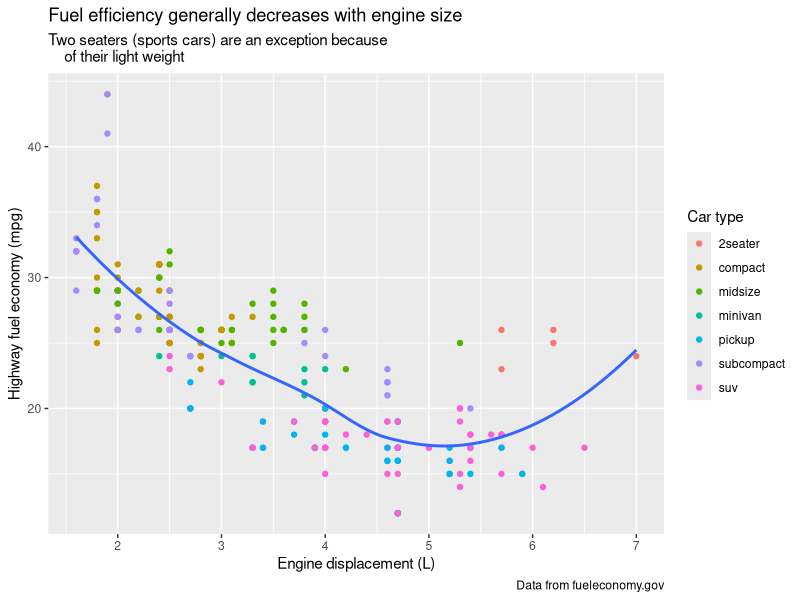
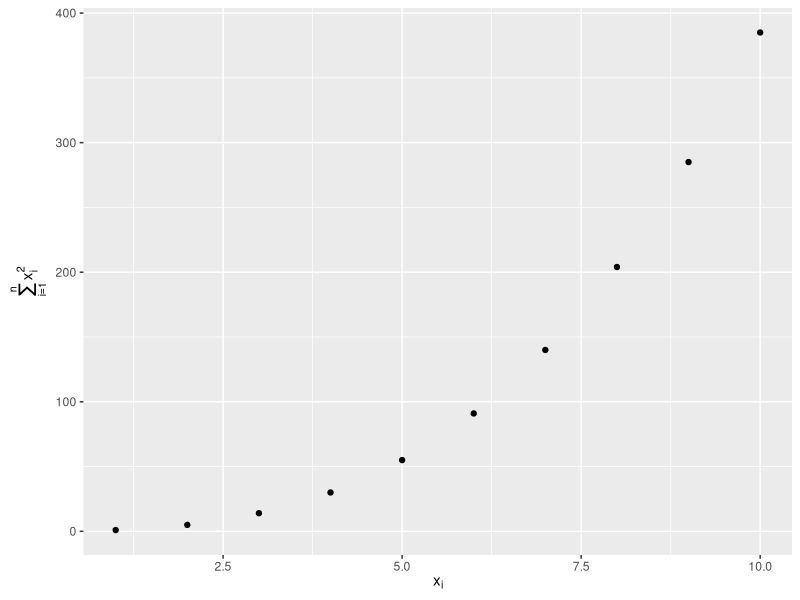

Recreate these plots in R, in order. (Note: this script raises an error after producing the figures.)
## ---- chunk 1
library(ggplot2)
library(tidyverse)
library(scales)
library(ggrepel)
library(patchwork)
library(ggthemes)
## ---- chunk 2
ggplot(mpg, aes(x = displ, y = hwy)) +
  geom_point(aes(color = class)) +
  geom_smooth(se = FALSE) +
  labs(
    x = "Engine displacement (L)",
    y = "Highway fuel economy (mpg)",
    color = "Car type",
    title = "Fuel efficiency generally decreases with engine size",
    subtitle = "Two seaters (sports cars) are an exception because 
    of their light weight",
    caption = "Data from fueleconomy.gov"
  )
## ---- chunk 3


df <- tibble(x = 1:10,
             y = cumsum(x ^ 2))

ggplot(df, aes(x, y)) +
  geom_point() +
  labs(x = quote(x[i]),
       y = quote(sum(x[i] ^ 2, i == 1, n)))
## ---- chunk 4
# Your code here

## ---- chunk 5

knitr::include_graphics("images/fueleconomy.png")
## ---- chunk 6
# Your code here

## ---- chunk 7

label_info <- mpg |>
  group_by(drv) |>
  arrange(desc(displ)) |>
  slice_head(n = 1) |>
  mutate(
    drive_type = case_when(
      drv == "f" ~ "front-wheel drive",
      drv == "r" ~ "rear-wheel drive",
      drv == "4" ~ "4-wheel drive"
    )
  ) |> select(displ, hwy, drv, drive_type)

label_info
## ---- chunk 8

ggplot(mpg, aes(x = displ, y = hwy, color = drv)) +
  geom_point(alpha = 0.3) +
  geom_smooth(se = FALSE) +
  geom_text(
    data = label_info,
    aes(x = displ, y = hwy, label = drive_type),
    fontface = "bold",
    size = 5,
    hjust = "right",
    vjust = "bottom"
  ) +
  theme(legend.position = "none")
## ---- chunk 9

ggplot(mpg, aes(x = displ, y = hwy, color = drv)) +
  geom_point(alpha = 0.3) +
  geom_smooth(se = FALSE) +
  geom_label_repel(
    data = label_info,
    aes(x = displ, y = hwy, label = drive_type),
    fontface = "bold",
    size = 5,
    nudge_y = 2
  ) +
  theme(legend.position = "none")
## ---- chunk 10

potential_outliers <- mpg |>
  filter(hwy > 40 | (hwy > 20 & displ > 5))
  
ggplot(mpg, aes(x = displ, y = hwy)) +
  geom_point() +
  geom_text_repel(data = potential_outliers, aes(label = model)) +
  geom_point(data = potential_outliers, color = "red") +
  geom_point(
    data = potential_outliers,
    color = "red", size = 3, shape = "circle open"
  )
## ---- chunk 11
trend_text <- "Larger engine sizes tend to have lower fuel economy." |> 
  str_wrap(width = 30)
## ---- chunk 12

ggplot(mpg, aes(x = displ, y = hwy)) +
  geom_point() +
  annotate(
    geom = "label",  
    x = 3.5,
    y = 38,
    label = trend_text, # the text to display
    hjust = "left",
    color = "red"
  ) +
  annotate(
    geom = "segment",
    x = 3, # start of the line
    y = 35,
    xend = 5, # end of the line
    yend = 25,
    color = "red",
    arrow = arrow(type = "closed") # add an arrow head
  )


## ---- chunk 13
# Your code here

## ---- chunk 14
ggplot(mpg, aes(displ, hwy)) +
  geom_point() 
## ---- chunk 15
# Your code here

## ---- chunk 16

g <- ggplot(mpg, aes(displ, hwy)) + geom_point()
## ---- chunk 17
# Your code here

## ---- chunk 18
# Your code here

## ---- chunk 19
# Your code here

## ---- chunk 20
# Your code here

## ---- chunk 21

ggplot(mpg, aes(x = displ, y = hwy)) +
  geom_point(aes(color = class))
## ---- chunk 22

ggplot(mpg, aes(x = displ, y = hwy)) +
  geom_point(aes(color = class)) +
  scale_x_continuous() +
  scale_y_continuous() +
  scale_color_discrete()
## ---- chunk 23

ggplot(mpg, aes(x = displ, y = hwy, color = drv)) +
  geom_point() +
  scale_y_continuous(breaks = seq(15, 40, by = 5)) 
## ---- chunk 24
ggplot(mpg, aes(x = displ, y = hwy, color = drv)) +
  geom_point() +
  scale_x_continuous(labels = NULL) +
  scale_y_continuous(labels = NULL) +
  scale_color_discrete(labels = c("4" = "4-wheel", "f" = "front", "r" = "rear"))
## ---- chunk 25

# Left-# Right
ggplot(diamonds, aes(x = price, y = cut)) +
  geom_boxplot(alpha = 0.05) +
  scale_x_continuous(labels = label_dollar()) + ggplot(diamonds, aes(x = price, y = cut)) +
  geom_boxplot(alpha = 0.05) +
  scale_x_continuous(
    labels = label_dollar(scale = 1 / 1000, suffix = "K"),
    breaks = seq(1000, 19000, by = 6000)
  )
## ---- chunk 26

ggplot(diamonds, aes(x = cut, fill = clarity)) +
  geom_bar(position = "fill") +
  scale_y_continuous(name = "Percentage", labels = label_percent())
## ---- chunk 27

base <- ggplot(mpg, aes(x = displ, y = hwy)) +
  geom_point(aes(color = class))

# the default  right, then left
p1 <- base + theme(legend.position = "right") 

p2 <- base + theme(legend.position = "left")

# then top, then bottom
p3 <- base +
  theme(legend.position = "top") +
  guides(color = guide_legend(nrow = 3)) 

p4 <- base +
  theme(legend.position = "bottom") +
  guides(color = guide_legend(nrow = 3))

p1 + p2 + p3 + p4
## ---- chunk 28
ggplot(mpg, aes(x = displ, y = hwy)) +
  geom_point(aes(color = class)) +
  geom_smooth(se = FALSE) +
  theme(legend.position = "bottom") +
  guides(color = guide_legend(nrow = 2, override.aes = list(size = 4)))
## ---- chunk 29

# default color palette
p1 <- ggplot(mpg, aes(x = displ, y = hwy)) +
  geom_point(aes(color = drv)) 

# RColorBrewer palette
p2 <- ggplot(mpg, aes(x = displ, y = hwy)) + geom_point(aes(color = drv)) + 
  scale_color_brewer(palette = "Set1")

p1 + p2
## ---- chunk 30

ggplot(mpg, aes(x = displ, y = hwy)) +
  geom_point(aes(color = drv, shape = drv)) +
  scale_color_brewer(palette = "Dark2")
## ---- chunk 31

par(mar = c(0, 3, 0, 0))
RColorBrewer::display.brewer.all()
## ---- chunk 32

presidential |> mutate(id = 33 + row_number()) |> # `row_number()` is a function that returns the row number of a data frame
  ggplot(aes(x = start, y = id, color = party)) +
  geom_point() +
  geom_segment(aes(xend = end, yend = id)) +
  scale_color_manual(values = c(Republican = "#E81B23", Democratic = "#00AEF3"))
## ---- chunk 33

# All data vs. subsetted data
ggplot(mpg, aes(x = displ, y = hwy)) +
  geom_point(aes(color = drv)) +
  geom_smooth() + mpg |>
  filter(displ >= 5 & displ <= 6 & hwy >= 10 & hwy <= 25) |>
  ggplot(aes(x = displ, y = hwy)) +
  geom_point(aes(color = drv)) +
  geom_smooth()
## ---- chunk 34


# Limiting scale (equivalent to subsetting) vs. zooming in on data
ggplot(mpg, aes(x = displ, y = hwy)) +
  geom_point(aes(color = drv)) +
  geom_smooth() +
  scale_x_continuous(limits = c(5, 6)) +
  scale_y_continuous(limits = c(10, 25)) + ggplot(mpg, 
    aes(x = displ, y = hwy)) + geom_point(aes(color = drv)) +
  geom_smooth() +
  coord_cartesian(xlim = c(5, 6), ylim = c(10, 25))
## ---- chunk 35

suv <- mpg |> filter(class == "suv")
compact <- mpg |> filter(class == "compact")

# suv vs compact
ggplot(suv, aes(x = displ, y = hwy, color = drv)) +
  geom_point() + ggplot(compact, aes(x = displ, y = hwy, color = drv)) +  
  geom_point()
## ---- chunk 36

x_scale <- scale_x_continuous(limits = range(mpg$displ))
y_scale <- scale_y_continuous(limits = range(mpg$hwy))
col_scale <- scale_color_discrete(limits = unique(mpg$drv))

# suv vs. compact on the same scale
ggplot(suv, aes(x = displ, y = hwy, color = drv)) +
  geom_point() +
  x_scale +
  y_scale +
  col_scale + ggplot(compact, aes(x = displ, y = hwy, color = drv)) +
  geom_point() +
  x_scale +
  y_scale +
  col_scale
## ---- chunk 37

df <- tibble(x = rnorm(10000),
             y = rnorm(10000))

ggplot(df) +
  geom_point(aes(x = x, y = y, fill = x)) +
    scale_fill_gradient(low= "yellow", high = "red")
       
## ---- chunk 38
# Your code here

## ---- chunk 39
# Your code here

## ---- chunk 40

ggplot(diamonds, aes(x = carat, y = price)) +
  geom_point(aes(color = cut), alpha = 1 / 20)
## ---- chunk 41
# Your code here

## ---- chunk 42

ggplot(mpg, aes(x = displ, y = hwy)) +
  geom_point(aes(color = class)) +
  geom_smooth(se = FALSE) +
  theme_classic()
## ---- chunk 43

knitr::include_graphics("images/visualization-themes.png")
## ---- chunk 44

ggplot(mpg, aes(x = displ, y = hwy, color = drv)) +
  geom_point() +
  labs(
    title = "Larger engine sizes tend to have lower fuel economy",
    caption = "Source: https://fueleconomy.gov."
  ) +
  theme(
    legend.position = c(0.6, 0.7),
    legend.direction = "horizontal",
    legend.box.background = element_rect(color = "black"),
    plot.title = element_text(face = "bold"),
    plot.title.position = "plot",
    plot.caption.position = "plot",
    plot.caption = element_text(hjust = 0)
  )
## ---- chunk 45

ggplot(mpg, aes(x = displ, y = hwy, color = drv)) +
  geom_point() +
  labs(
    title = "Larger engine sizes tend to have lower fuel economy",
    caption = "Source: https://fueleconomy.gov."
  )
## ---- chunk 46
# Your code here

## ---- chunk 47
# Your code here

## ---- chunk 48

p1 <- ggplot(mpg, aes(x = displ, y = hwy)) + 
  geom_point() + 
  labs(title = "Plot 1")
p2 <- ggplot(mpg, aes(x = drv, y = hwy)) + 
  geom_boxplot() + 
  labs(title = "Plot 2")

p1 + p2
## ---- chunk 49

p3 <- ggplot(mpg, aes(x = cty, y = hwy)) +
  geom_point() +
  labs(title = "Plot 3")

(p1 | p3) / p2
## ---- chunk 50

p1 <- ggplot(mpg, aes(x = drv, y = cty, color = drv)) + 
  geom_boxplot(show.legend = FALSE) + 
  labs(title = "Plot 1")

p2 <- ggplot(mpg, aes(x = drv, y = hwy, color = drv)) + 
  geom_boxplot(show.legend = FALSE) + 
  labs(title = "Plot 2")

p3 <- ggplot(mpg, aes(x = cty, color = drv, fill = drv)) + 
  geom_density(alpha = 0.5) + 
  labs(title = "Plot 3")

p4 <- ggplot(mpg, aes(x = hwy, color = drv, fill = drv)) + 
  geom_density(alpha = 0.5) + 
  labs(title = "Plot 4")

p5 <- ggplot(mpg, aes(x = cty, y = hwy, color = drv)) + 
  geom_point(show.legend = FALSE) + 
  facet_wrap(~drv) +
  labs(title = "Plot 5")

(
  guide_area() / (p1 + p2) / (p3 + p4) / p5
) +
  plot_annotation(
    title = "City and highway mileage for cars with different drive trains",
    caption = "Source: https://fueleconomy.gov."
  ) +
  plot_layout(
    guides = "collect",
    heights = c(1, 3, 2, 4)
  ) &
  theme(legend.position = "top")
## ---- chunk 51
  

p1 <- ggplot(mpg, aes(x = displ, y = hwy)) +
  geom_point() +
  labs(title = "Plot 1")
p2 <- ggplot(mpg, aes(x = drv, y = hwy)) +
  geom_boxplot() +
  labs(title = "Plot 2")
p3 <- ggplot(mpg, aes(x = cty, y = hwy)) +
  geom_point() +
  labs(title = "Plot 3")

(p1 | p2) / p3
## ---- chunk 52
# Your code here

## ---- chunk 53

knitr::include_graphics("images/3-plots.png")
## ---- chunk 54
# Your code here

